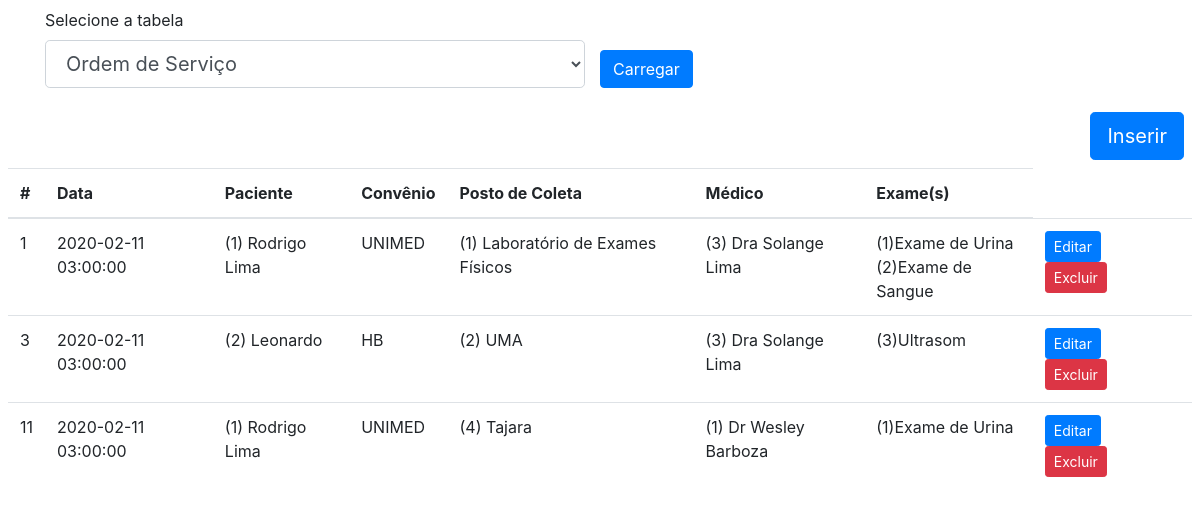
/php/index.php, run on the app's committed database.
### tables this page shows
CREATE TABLE IF NOT EXISTS `ordemservico` (
  `idOrdemServico` int(11) NOT NULL AUTO_INCREMENT,
  `data` timestamp NOT NULL,
  `idPaciente` int(11) NOT NULL,
  `convenio` varchar(255) NOT NULL,
  `idPostoColeta` int(11) NOT NULL,
  `idMedico` int(11) NOT NULL,
  PRIMARY KEY (`idOrdemServico`),
  KEY `idPaciente` (`idPaciente`),
  KEY `idPostoColeta` (`idPostoColeta`),
  KEY `idMedico` (`idMedico`)
);

### php/estrutura.php (called while the page is built)
<?php
$headers = array(
	array(
		"tabela" => "Ordem de Serviço",
		"id" => "#",
		"data" => "Data",
		"pac" => "Paciente",
		"con" => "Convênio",
		"pos" => "Posto de Coleta",
		"med" => "Médico"
	),
	array(
		"tabela" => "Exame",
		"id" => "#",
		"d" => "Descrição",
		"p" => "Preço"
	),
	array(
		"tabela" => "Médico",
		"id" => "#",
		"n" => "Nome",
		"esp" => "Especialidade"
	),
	array(
		"tabela" => "Paciente",
		"id" => "#",
		"n" => "Nome",
		"data" => "Data de Nascimento",
		"s" => "Sexo",
		"end" => "Endereço"
	),
	array(
		"tabela" => "Posto de Coleta",
		"id" => "#",
		"d" => "Descrição",
		"end" => "Endereço"
	)
);
$estrutura = array(
	array(
		"id" => "idOrdemServico",
		"data" => "data",
		"pac" => "idPaciente",
		"con" => "convenio",
		"pos" => "idPostoColeta",
		"med" => "idMedico"
	),
	array(
		"id" => "idExame",
		"d" => "descricao",
		"p" => "preco"
	),
	array(
		"id" => "idMedico",
		"n" => "nome",
		"esp" => "especialidade"
	),
	array(
		"id" => "idPaciente",
		"n" => "nome",
		"data" => "datanascimento",
		"s" => "sexo",
		"end" => "endereco"
	),
	array(
		"id" => "idPostoColeta",
		"d" => "descricao",
		"end" => "endereco"
	),
	array(
		"id" => "idOrdemServico",
		"ex" => "idExame",
		"p" => "preco"
	)
);
?>

### php/banco.php (called while the page is built, shortened)
<?php
class BaseDados{
	protected $db;
	protected $tabelas;
	protected $nome_tabela;
	protected $nome_tabelas_joins;
	protected $joins;
	protected $retorno_select;
	public function __construct($tabela)
	{
		include("acesso.php");
		$this->tabelas = array(
			"ordemservico",
			"exame",
			"medico",
			"paciente",
			"postocoleta",
			"ordemservicoexame"
		);
		$this->nome_tabela = $this->tabelas[$tabela];
		$this->host = $host_conf;
		$this->dbname = $dbname_conf;
		$this->user = $user_conf;
		$this->pass = $pass_conf;
		try{
			$this->db = new PDO("mysql:host=".$this->host.";dbname=".$this->dbname.";charset=utf8", $this->user, $this->pass);
		}catch(PDOException $Exception){
			throw new MyDatabaseException( $Exception->getMessage( ) , (int)$Exception->getCode( ) );
		}
		$this->nome_tabelas_joins = array();
		$this->joins = array(
			"ordemservico" => array(
								"paciente" => "idPaciente",
								"postocoleta" => "idPostoColeta",
								"medico" => "idMedico"
								),
			"ordemservicoexame" => array(
									"ordemservico" => "idOrdemServico",
									"exame" => "idExame"
									)
		);
		$this->retorno_select = "*";
	}
	public function Desconectar()
	{
		$this->db = NULL;
	}
	public function Procurar($busca = NULL, $dados = NULL)
	{
		$sql = "SELECT ".$this->retorno_select." FROM ".$this->nome_tabela." t";
		$n = 'a';
		foreach($this->nome_tabelas_joins as $tab){
			$sql .= " LEFT JOIN ".$tab." $n ON $n.".$this->joins[$this->nome_tabela][$tab]." = t.".$this->joins[$this->nome_tabela][$tab];
			$n++;
		}
		if(isset($busca)){
			$sql.=" WHERE ".$busca;
		}
		$sql .=" ORDER BY 1";
		$stmt = $this->db->prepare($sql);
		$stmt->execute($dados);
		return $stmt->fetchAll(PDO::FETCH_ASSOC);
	}
	public function Joins($tab)
	{
		foreach($tab as $t)
			$this->nome_tabelas_joins[] = $t;
	}
	public function Retornar($r)
	{
		$this->retorno_select = $r;
	}
	public function CarregarTabelaPorChave($chave)
	{
		switch($chave)
		{
			case "idPaciente":
				$this->nome_tabela= $this->tabelas[3];
				return;
			case "idPostoColeta":
				$this->nome_tabela= $this->tabelas[4];
				return;
			case "idMedico":
				$this->nome_tabela= $this->tabelas[2];
				return;
			case "idExame":
				$this->nome_tabela= $this->tabelas[1];
				return;
			case "idOrdemServicoExame":
				$this->nome_tabela= $this->tabelas[5];
			break;
		}
	}
}
?>

### php/acesso.php (called while the page is built)
<?php
$host_conf = "db";
$dbname_conf = "test_db";
$user_conf = "devuser";
$pass_conf = "devpass";
?>

### php/index.php (the view, shortened to what this page needs)
<!doctype html>
<html lang="pt-br">
<head>
	<link rel="stylesheet" href="css/bootstrap.min.css">
</head>
<body class="p-2">
<?php
	$num_tabela = (isset($_REQUEST["t"]))? $_REQUEST["t"] : "0";
	include_once("estrutura.php");
?>
<div  class="container">
	<form method="get">
		<div class="row" style="display: flex;align-items: flex-end;">
			<div class="form-group col-md-6">
				<label for="selecionarTabela">Selecione a tabela</label>
				<select name="t" id="selecionarTabela" class="form-control form-control-lg">
				<?php
					foreach($headers as $key => $value){
						$sel = ($num_tabela == $key)?"selected":"";
						echo '<option value="'.$key.'" '.$sel.'>'.$value["tabela"].'</option>';
					}
				?>
				</select>
			</div>
			<div class="form-group">
				<button type="submit" class="btn btn-primary">Carregar</button>
			</div>
		</div>
	</form>
</div>
<div class="row p-2">
    <div class="col-md-12 text-right">
    	<input id="btnInserir" class="btn btn-primary btn-lg" type="button" value="Inserir" data-toggle="modal" data-target="#modalInserirEditar">
    </div>
</div>
<table id="tabela-dados" class="table table-hover">
  <thead>
    <tr>
<?php
	foreach($headers[$num_tabela] as $key => $value){
		if($key != "tabela")
			echo "<th scope='col'>$value</th>";
	}
	if($num_tabela == "0"){
		echo "<th scope='col'>Exame(s)</th>";
	}
?>
    </tr>
  </thead>
  <tbody>
<?php
	include_once("banco.php");
	$conexao = new BaseDados($num_tabela);
	$conexao->ConfigurarSelectTabela();
	$resultado = $conexao->Procurar();
	foreach($resultado as $res){
		echo "<tr>";
		foreach($estrutura[$num_tabela] as $key => $value){
			echo "<td>".$res[$value]."</td>";
		}
		if($num_tabela == "0"){
			$conexao = new BaseDados($num_tabela);
			$conexao->CarregarTabelaPorChave("idOrdemServicoExame");
			$r = $conexao->Procurar("idOrdemServico = ?", array($res["idOrdemServico"]));
			echo "<td>";
			foreach($r as $exames){
				echo "<div>(".$exames["idExame"].")".$exames["legenda"]."</div>";
			}
			echo "</td>";
		}
		echo "<td>";
		echo '<button class="btn btn-primary btn-sm btnEditar" type="button" value="'.$res[$estrutura[$num_tabela]["id"]].'" data-toggle="modal" data-target="#modalInserirEditar">Editar</button> ';
        echo '<button class="btn btn-danger btn-sm btnExcluir" type="button" value="'.$res[$estrutura[$num_tabela]["id"]].'" data-toggle="modal" data-target="#modalExcluir">Excluir</button>';
		echo "<td>";
		echo "</tr>";
	}
?>
  </tbody>
</table>
</body>
</html>

### data on the page
ordemservico: idOrdemServico "1", data "2020-02-11 03:00:00", value "(1) Rodrigo Lima", convenio "UNIMED", value "(1) Laboratório de Exames Físicos", value "(3) Dra Solange Lima", idExame "1", legenda "Exame de Urina", idExame "2", legenda "Exame de Sangue"
ordemservico: idOrdemServico "3", data "2020-02-11 03:00:00", value "(2) Leonardo", convenio "HB", value "(2) UMA", value "(3) Dra Solange Lima", idExame "3", legenda "Ultrasom"
ordemservico: idOrdemServico "11", data "2020-02-11 03:00:00", value "(1) Rodrigo Lima", convenio "UNIMED", value "(4) Tajara", value "(1) Dr Wesley Barboza", idExame "1", legenda "Exame de Urina"

### other printed values
$value "#"
$value "Data"
$value "Paciente"
$value "Convênio"
$value "Posto de Coleta"
$value "Médico"
form field t "Ordem de Serviço"
